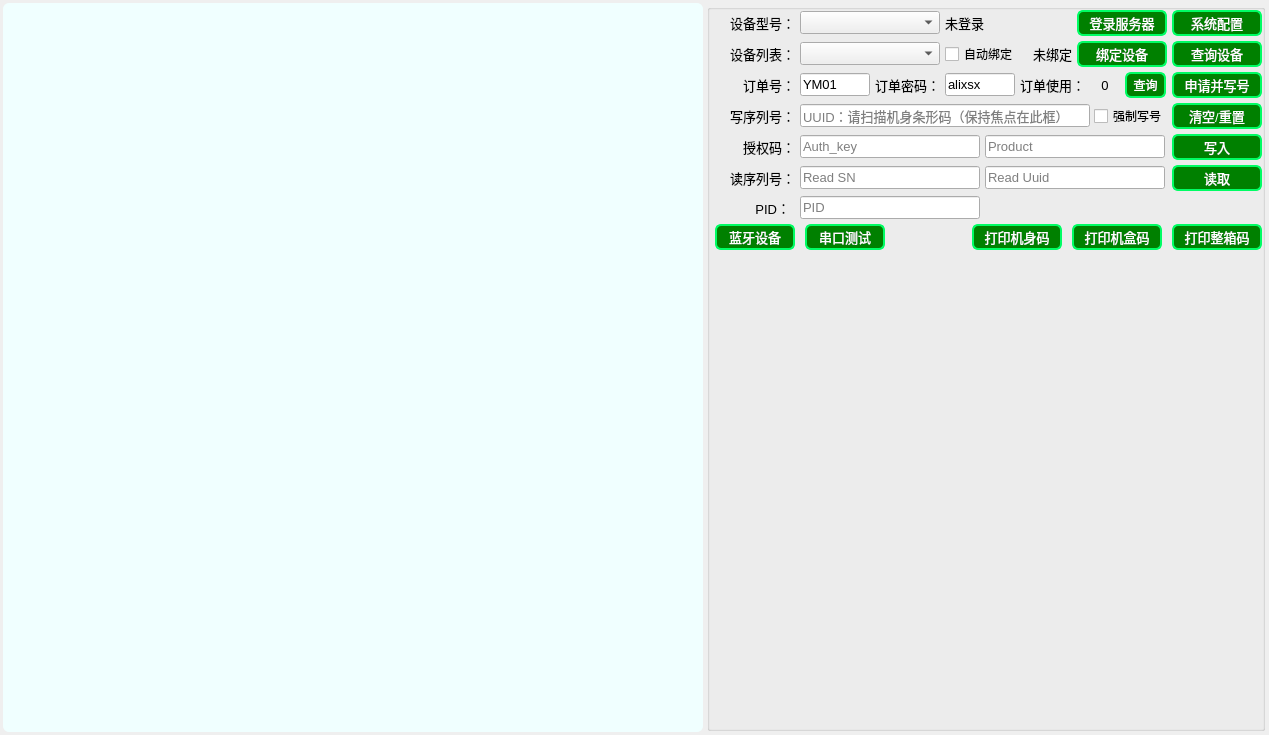
<?xml version="1.0" encoding="UTF-8"?>
<ui version="4.0">
 <class>MainWidget</class>
 <widget class="QWidget" name="MainWidget">
  <property name="geometry">
   <rect>
    <x>0</x>
    <y>0</y>
    <width>1269</width>
    <height>735</height>
   </rect>
  </property>
  <property name="font">
   <font>
    <pointsize>10</pointsize>
   </font>
  </property>
  <property name="windowTitle">
   <string>MainWidget</string>
  </property>
  <layout class="QHBoxLayout" name="horizontalLayout_4">
   <property name="spacing">
    <number>3</number>
   </property>
   <property name="leftMargin">
    <number>3</number>
   </property>
   <property name="topMargin">
    <number>3</number>
   </property>
   <property name="rightMargin">
    <number>3</number>
   </property>
   <property name="bottomMargin">
    <number>3</number>
   </property>
   <item>
    <widget class="VideoAndPtzWidget" name="widget_video" native="true">
     <property name="sizePolicy">
      <sizepolicy hsizetype="Expanding" vsizetype="Expanding">
       <horstretch>0</horstretch>
       <verstretch>0</verstretch>
      </sizepolicy>
     </property>
     <property name="minimumSize">
      <size>
       <width>200</width>
       <height>0</height>
      </size>
     </property>
     <property name="font">
      <font>
       <pointsize>10</pointsize>
      </font>
     </property>
     <property name="styleSheet">
      <string notr="true">background-color: #F0FFFF;border-radius:6px;</string>
     </property>
    </widget>
   </item>
   <item>
    <widget class="QWidget" name="widget_left" native="true">
     <property name="maximumSize">
      <size>
       <width>560</width>
       <height>16777215</height>
      </size>
     </property>
     <property name="font">
      <font>
       <pointsize>10</pointsize>
      </font>
     </property>
     <property name="styleSheet">
      <string notr="true">QPushButton{
border:2px solid rgb(0, 253, 100);border-radius:6px;background-color:green;color:white;
height:22px;
}
</string>
     </property>
     <layout class="QVBoxLayout" name="verticalLayout_3">
      <property name="spacing">
       <number>1</number>
      </property>
      <property name="leftMargin">
       <number>1</number>
      </property>
      <property name="topMargin">
       <number>1</number>
      </property>
      <property name="rightMargin">
       <number>1</number>
      </property>
      <property name="bottomMargin">
       <number>1</number>
      </property>
      <item>
       <widget class="QGroupBox" name="groupBox">
        <property name="font">
         <font>
          <pointsize>10</pointsize>
         </font>
        </property>
        <property name="title">
         <string/>
        </property>
        <layout class="QVBoxLayout" name="verticalLayout">
         <property name="spacing">
          <number>5</number>
         </property>
         <property name="leftMargin">
          <number>0</number>
         </property>
         <property name="topMargin">
          <number>0</number>
         </property>
         <property name="rightMargin">
          <number>0</number>
         </property>
         <property name="bottomMargin">
          <number>0</number>
         </property>
         <item>
          <layout class="QHBoxLayout" name="horizontalLayout_5">
           <property name="spacing">
            <number>5</number>
           </property>
           <property name="leftMargin">
            <number>5</number>
           </property>
           <item>
            <widget class="QLabel" name="label_16">
             <property name="minimumSize">
              <size>
               <width>80</width>
               <height>0</height>
              </size>
             </property>
             <property name="maximumSize">
              <size>
               <width>80</width>
               <height>16777215</height>
              </size>
             </property>
             <property name="font">
              <font>
               <pointsize>10</pointsize>
               <bold>false</bold>
              </font>
             </property>
             <property name="text">
              <string>设备型号：</string>
             </property>
             <property name="alignment">
              <set>Qt::AlignmentFlag::AlignRight|Qt::AlignmentFlag::AlignTrailing|Qt::AlignmentFlag::AlignVCenter</set>
             </property>
            </widget>
           </item>
           <item>
            <widget class="QComboBox" name="comboBox_device_type">
             <property name="minimumSize">
              <size>
               <width>140</width>
               <height>0</height>
              </size>
             </property>
             <property name="maximumSize">
              <size>
               <width>140</width>
               <height>16777215</height>
              </size>
             </property>
             <property name="font">
              <font>
               <pointsize>10</pointsize>
               <bold>false</bold>
              </font>
             </property>
            </widget>
           </item>
           <item>
            <widget class="QLabel" name="labelMqttFlag">
             <property name="font">
              <font>
               <pointsize>10</pointsize>
               <bold>false</bold>
              </font>
             </property>
             <property name="text">
              <string>未登录</string>
             </property>
            </widget>
           </item>
           <item>
            <widget class="QPushButton" name="pushButtonMqtt">
             <property name="minimumSize">
              <size>
               <width>90</width>
               <height>0</height>
              </size>
             </property>
             <property name="maximumSize">
              <size>
               <width>90</width>
               <height>16777215</height>
              </size>
             </property>
             <property name="font">
              <font>
               <pointsize>10</pointsize>
               <bold>false</bold>
              </font>
             </property>
             <property name="cursor">
              <cursorShape>PointingHandCursor</cursorShape>
             </property>
             <property name="text">
              <string>登录服务器</string>
             </property>
            </widget>
           </item>
           <item>
            <widget class="QPushButton" name="pushButtonSystemCfg">
             <property name="minimumSize">
              <size>
               <width>90</width>
               <height>0</height>
              </size>
             </property>
             <property name="maximumSize">
              <size>
               <width>90</width>
               <height>16777215</height>
              </size>
             </property>
             <property name="font">
              <font>
               <pointsize>10</pointsize>
               <bold>false</bold>
              </font>
             </property>
             <property name="cursor">
              <cursorShape>PointingHandCursor</cursorShape>
             </property>
             <property name="text">
              <string>系统配置</string>
             </property>
            </widget>
           </item>
          </layout>
         </item>
         <item>
          <layout class="QHBoxLayout" name="horizontalLayout_3">
           <property name="spacing">
            <number>5</number>
           </property>
           <property name="leftMargin">
            <number>5</number>
           </property>
           <item>
            <widget class="QLabel" name="label_3">
             <property name="minimumSize">
              <size>
               <width>80</width>
               <height>0</height>
              </size>
             </property>
             <property name="maximumSize">
              <size>
               <width>80</width>
               <height>16777215</height>
              </size>
             </property>
             <property name="font">
              <font>
               <pointsize>10</pointsize>
               <bold>false</bold>
              </font>
             </property>
             <property name="text">
              <string>设备列表：</string>
             </property>
             <property name="alignment">
              <set>Qt::AlignmentFlag::AlignRight|Qt::AlignmentFlag::AlignTrailing|Qt::AlignmentFlag::AlignVCenter</set>
             </property>
            </widget>
           </item>
           <item>
            <widget class="QComboBox" name="comboBoxDeviceList">
             <property name="enabled">
              <bool>true</bool>
             </property>
             <property name="minimumSize">
              <size>
               <width>140</width>
               <height>0</height>
              </size>
             </property>
             <property name="maximumSize">
              <size>
               <width>140</width>
               <height>16777215</height>
              </size>
             </property>
             <property name="font">
              <font>
               <pointsize>10</pointsize>
               <bold>false</bold>
              </font>
             </property>
            </widget>
           </item>
           <item>
            <widget class="QCheckBox" name="checkBoxAutoBind">
             <property name="text">
              <string>自动绑定</string>
             </property>
            </widget>
           </item>
           <item>
            <spacer name="horizontalSpacer_2">
             <property name="font">
              <font>
               <pointsize>10</pointsize>
              </font>
             </property>
             <property name="orientation">
              <enum>Qt::Orientation::Horizontal</enum>
             </property>
             <property name="sizeHint" stdset="0">
              <size>
               <width>40</width>
               <height>20</height>
              </size>
             </property>
            </spacer>
           </item>
           <item>
            <widget class="QLabel" name="labelBindFlag">
             <property name="font">
              <font>
               <pointsize>10</pointsize>
               <bold>false</bold>
              </font>
             </property>
             <property name="text">
              <string>未绑定</string>
             </property>
            </widget>
           </item>
           <item>
            <widget class="QPushButton" name="pushButtonBind">
             <property name="minimumSize">
              <size>
               <width>90</width>
               <height>0</height>
              </size>
             </property>
             <property name="maximumSize">
              <size>
               <width>90</width>
               <height>16777215</height>
              </size>
             </property>
             <property name="font">
              <font>
               <pointsize>10</pointsize>
               <bold>false</bold>
              </font>
             </property>
             <property name="cursor">
              <cursorShape>PointingHandCursor</cursorShape>
             </property>
             <property name="text">
              <string>绑定设备</string>
             </property>
            </widget>
           </item>
           <item>
            <widget class="QPushButton" name="pbtn_inquire_devices">
             <property name="minimumSize">
              <size>
               <width>90</width>
               <height>0</height>
              </size>
             </property>
             <property name="maximumSize">
              <size>
               <width>90</width>
               <height>16777215</height>
              </size>
             </property>
             <property name="font">
              <font>
               <pointsize>10</pointsize>
               <bold>false</bold>
              </font>
             </property>
             <property name="cursor">
              <cursorShape>PointingHandCursor</cursorShape>
             </property>
             <property name="text">
              <string>查询设备</string>
             </property>
            </widget>
           </item>
          </layout>
         </item>
         <item>
          <layout class="QHBoxLayout" name="horizontalLayout_9">
           <property name="spacing">
            <number>5</number>
           </property>
           <property name="leftMargin">
            <number>5</number>
           </property>
           <item>
            <widget class="QLabel" name="label_17">
             <property name="minimumSize">
              <size>
               <width>80</width>
               <height>0</height>
              </size>
             </property>
             <property name="maximumSize">
              <size>
               <width>80</width>
               <height>16777215</height>
              </size>
             </property>
             <property name="font">
              <font>
               <pointsize>10</pointsize>
               <bold>false</bold>
              </font>
             </property>
             <property name="text">
              <string>订单号：</string>
             </property>
             <property name="alignment">
              <set>Qt::AlignmentFlag::AlignRight|Qt::AlignmentFlag::AlignTrailing|Qt::AlignmentFlag::AlignVCenter</set>
             </property>
            </widget>
           </item>
           <item>
            <widget class="QLineEdit" name="lineEdit_order_no">
             <property name="minimumSize">
              <size>
               <width>70</width>
               <height>0</height>
              </size>
             </property>
             <property name="maximumSize">
              <size>
               <width>70</width>
               <height>16777215</height>
              </size>
             </property>
             <property name="font">
              <font>
               <pointsize>10</pointsize>
               <bold>false</bold>
              </font>
             </property>
             <property name="text">
              <string>YM01</string>
             </property>
            </widget>
           </item>
           <item>
            <widget class="QLabel" name="label_18">
             <property name="maximumSize">
              <size>
               <width>16777215</width>
               <height>16777215</height>
              </size>
             </property>
             <property name="font">
              <font>
               <pointsize>10</pointsize>
               <bold>false</bold>
              </font>
             </property>
             <property name="text">
              <string>订单密码：</string>
             </property>
             <property name="alignment">
              <set>Qt::AlignmentFlag::AlignRight|Qt::AlignmentFlag::AlignTrailing|Qt::AlignmentFlag::AlignVCenter</set>
             </property>
            </widget>
           </item>
           <item>
            <widget class="QLineEdit" name="lineEdit_device_type">
             <property name="minimumSize">
              <size>
               <width>70</width>
               <height>0</height>
              </size>
             </property>
             <property name="maximumSize">
              <size>
               <width>70</width>
               <height>16777215</height>
              </size>
             </property>
             <property name="font">
              <font>
               <pointsize>10</pointsize>
               <bold>false</bold>
              </font>
             </property>
             <property name="contextMenuPolicy">
              <enum>Qt::ContextMenuPolicy::ActionsContextMenu</enum>
             </property>
             <property name="text">
              <string>alixsx</string>
             </property>
             <property name="echoMode">
              <enum>QLineEdit::EchoMode::Normal</enum>
             </property>
            </widget>
           </item>
           <item>
            <widget class="QLabel" name="label_19">
             <property name="maximumSize">
              <size>
               <width>16777215</width>
               <height>16777215</height>
              </size>
             </property>
             <property name="font">
              <font>
               <pointsize>10</pointsize>
               <bold>false</bold>
              </font>
             </property>
             <property name="text">
              <string>订单使用：</string>
             </property>
             <property name="alignment">
              <set>Qt::AlignmentFlag::AlignRight|Qt::AlignmentFlag::AlignTrailing|Qt::AlignmentFlag::AlignVCenter</set>
             </property>
            </widget>
           </item>
           <item>
            <widget class="QLabel" name="labelOrderCount">
             <property name="minimumSize">
              <size>
               <width>30</width>
               <height>0</height>
              </size>
             </property>
             <property name="maximumSize">
              <size>
               <width>35</width>
               <height>16777215</height>
              </size>
             </property>
             <property name="font">
              <font>
               <pointsize>10</pointsize>
               <bold>false</bold>
              </font>
             </property>
             <property name="text">
              <string>0</string>
             </property>
             <property name="alignment">
              <set>Qt::AlignmentFlag::AlignCenter</set>
             </property>
            </widget>
           </item>
           <item>
            <widget class="QPushButton" name="pushButton">
             <property name="minimumSize">
              <size>
               <width>41</width>
               <height>0</height>
              </size>
             </property>
             <property name="maximumSize">
              <size>
               <width>40</width>
               <height>16777215</height>
              </size>
             </property>
             <property name="text">
              <string>查询</string>
             </property>
            </widget>
           </item>
           <item>
            <spacer name="horizontalSpacer">
             <property name="font">
              <font>
               <pointsize>10</pointsize>
              </font>
             </property>
             <property name="orientation">
              <enum>Qt::Orientation::Horizontal</enum>
             </property>
             <property name="sizeHint" stdset="0">
              <size>
               <width>40</width>
               <height>20</height>
              </size>
             </property>
            </spacer>
           </item>
           <item>
            <widget class="QPushButton" name="pbtn_login_order">
             <property name="minimumSize">
              <size>
               <width>90</width>
               <height>0</height>
              </size>
             </property>
             <property name="maximumSize">
              <size>
               <width>90</width>
               <height>16777215</height>
              </size>
             </property>
             <property name="font">
              <font>
               <pointsize>10</pointsize>
               <bold>false</bold>
              </font>
             </property>
             <property name="cursor">
              <cursorShape>PointingHandCursor</cursorShape>
             </property>
             <property name="text">
              <string>申请并写号</string>
             </property>
            </widget>
           </item>
          </layout>
         </item>
         <item>
          <layout class="QHBoxLayout" name="horizontalLayout">
           <property name="spacing">
            <number>5</number>
           </property>
           <property name="leftMargin">
            <number>5</number>
           </property>
           <item>
            <widget class="QLabel" name="label">
             <property name="minimumSize">
              <size>
               <width>80</width>
               <height>0</height>
              </size>
             </property>
             <property name="maximumSize">
              <size>
               <width>80</width>
               <height>16777215</height>
              </size>
             </property>
             <property name="font">
              <font>
               <pointsize>10</pointsize>
               <bold>false</bold>
              </font>
             </property>
             <property name="text">
              <string>写序列号：</string>
             </property>
             <property name="alignment">
              <set>Qt::AlignmentFlag::AlignRight|Qt::AlignmentFlag::AlignTrailing|Qt::AlignmentFlag::AlignVCenter</set>
             </property>
            </widget>
           </item>
           <item>
            <widget class="QLineEdit" name="lineEditDeviceUuid">
             <property name="minimumSize">
              <size>
               <width>290</width>
               <height>0</height>
              </size>
             </property>
             <property name="maximumSize">
              <size>
               <width>290</width>
               <height>16777215</height>
              </size>
             </property>
             <property name="font">
              <font>
               <pointsize>10</pointsize>
               <bold>false</bold>
              </font>
             </property>
             <property name="text">
              <string/>
             </property>
             <property name="frame">
              <bool>true</bool>
             </property>
             <property name="placeholderText">
              <string>UUID：请扫描机身条形码（保持焦点在此框）</string>
             </property>
            </widget>
           </item>
           <item>
            <widget class="QCheckBox" name="checkBoxForceWrite">
             <property name="text">
              <string>强制写号</string>
             </property>
            </widget>
           </item>
           <item>
            <spacer name="horizontalSpacer_4">
             <property name="font">
              <font>
               <pointsize>10</pointsize>
              </font>
             </property>
             <property name="orientation">
              <enum>Qt::Orientation::Horizontal</enum>
             </property>
             <property name="sizeHint" stdset="0">
              <size>
               <width>40</width>
               <height>20</height>
              </size>
             </property>
            </spacer>
           </item>
           <item>
            <widget class="QPushButton" name="pushButtonClear">
             <property name="minimumSize">
              <size>
               <width>90</width>
               <height>0</height>
              </size>
             </property>
             <property name="maximumSize">
              <size>
               <width>90</width>
               <height>16777215</height>
              </size>
             </property>
             <property name="font">
              <font>
               <pointsize>10</pointsize>
               <bold>false</bold>
              </font>
             </property>
             <property name="cursor">
              <cursorShape>PointingHandCursor</cursorShape>
             </property>
             <property name="text">
              <string>清空/重置</string>
             </property>
            </widget>
           </item>
          </layout>
         </item>
         <item>
          <layout class="QHBoxLayout" name="horizontalLayout_2">
           <property name="spacing">
            <number>5</number>
           </property>
           <property name="leftMargin">
            <number>5</number>
           </property>
           <item>
            <widget class="QLabel" name="label_2">
             <property name="minimumSize">
              <size>
               <width>80</width>
               <height>0</height>
              </size>
             </property>
             <property name="maximumSize">
              <size>
               <width>80</width>
               <height>16777215</height>
              </size>
             </property>
             <property name="font">
              <font>
               <pointsize>10</pointsize>
               <bold>false</bold>
              </font>
             </property>
             <property name="text">
              <string>授权码：</string>
             </property>
             <property name="alignment">
              <set>Qt::AlignmentFlag::AlignRight|Qt::AlignmentFlag::AlignTrailing|Qt::AlignmentFlag::AlignVCenter</set>
             </property>
            </widget>
           </item>
           <item>
            <widget class="QLineEdit" name="lineEditDeviceKey">
             <property name="minimumSize">
              <size>
               <width>180</width>
               <height>0</height>
              </size>
             </property>
             <property name="maximumSize">
              <size>
               <width>140</width>
               <height>16777215</height>
              </size>
             </property>
             <property name="font">
              <font>
               <pointsize>10</pointsize>
               <bold>false</bold>
              </font>
             </property>
             <property name="text">
              <string/>
             </property>
             <property name="frame">
              <bool>true</bool>
             </property>
             <property name="readOnly">
              <bool>false</bool>
             </property>
             <property name="placeholderText">
              <string>Auth_key</string>
             </property>
            </widget>
           </item>
           <item>
            <widget class="QLineEdit" name="lineEditProduct">
             <property name="minimumSize">
              <size>
               <width>180</width>
               <height>0</height>
              </size>
             </property>
             <property name="maximumSize">
              <size>
               <width>160</width>
               <height>16777215</height>
              </size>
             </property>
             <property name="font">
              <font>
               <pointsize>10</pointsize>
               <bold>false</bold>
              </font>
             </property>
             <property name="text">
              <string/>
             </property>
             <property name="frame">
              <bool>true</bool>
             </property>
             <property name="readOnly">
              <bool>false</bool>
             </property>
             <property name="placeholderText">
              <string>Product</string>
             </property>
            </widget>
           </item>
           <item>
            <spacer name="horizontalSpacer_5">
             <property name="font">
              <font>
               <pointsize>10</pointsize>
              </font>
             </property>
             <property name="orientation">
              <enum>Qt::Orientation::Horizontal</enum>
             </property>
             <property name="sizeHint" stdset="0">
              <size>
               <width>40</width>
               <height>20</height>
              </size>
             </property>
            </spacer>
           </item>
           <item>
            <widget class="QPushButton" name="pushButtonWriteSN">
             <property name="minimumSize">
              <size>
               <width>90</width>
               <height>0</height>
              </size>
             </property>
             <property name="maximumSize">
              <size>
               <width>90</width>
               <height>16777215</height>
              </size>
             </property>
             <property name="font">
              <font>
               <pointsize>10</pointsize>
               <bold>false</bold>
              </font>
             </property>
             <property name="cursor">
              <cursorShape>PointingHandCursor</cursorShape>
             </property>
             <property name="text">
              <string>写入</string>
             </property>
            </widget>
           </item>
          </layout>
         </item>
         <item>
          <layout class="QHBoxLayout" name="horizontalLayout_7">
           <property name="spacing">
            <number>5</number>
           </property>
           <property name="leftMargin">
            <number>5</number>
           </property>
           <item>
            <widget class="QLabel" name="label_4">
             <property name="minimumSize">
              <size>
               <width>80</width>
               <height>0</height>
              </size>
             </property>
             <property name="maximumSize">
              <size>
               <width>16777215</width>
               <height>16777215</height>
              </size>
             </property>
             <property name="font">
              <font>
               <pointsize>10</pointsize>
               <bold>false</bold>
              </font>
             </property>
             <property name="layoutDirection">
              <enum>Qt::LayoutDirection::LeftToRight</enum>
             </property>
             <property name="midLineWidth">
              <number>-1</number>
             </property>
             <property name="text">
              <string>读序列号：</string>
             </property>
             <property name="alignment">
              <set>Qt::AlignmentFlag::AlignRight|Qt::AlignmentFlag::AlignTrailing|Qt::AlignmentFlag::AlignVCenter</set>
             </property>
            </widget>
           </item>
           <item>
            <widget class="QLineEdit" name="lineEditDeviceSN">
             <property name="minimumSize">
              <size>
               <width>180</width>
               <height>0</height>
              </size>
             </property>
             <property name="maximumSize">
              <size>
               <width>160</width>
               <height>16777215</height>
              </size>
             </property>
             <property name="font">
              <font>
               <pointsize>10</pointsize>
               <bold>false</bold>
              </font>
             </property>
             <property name="text">
              <string/>
             </property>
             <property name="frame">
              <bool>true</bool>
             </property>
             <property name="readOnly">
              <bool>false</bool>
             </property>
             <property name="placeholderText">
              <string>Read SN</string>
             </property>
            </widget>
           </item>
           <item>
            <widget class="QLineEdit" name="lineEditEchoUuid">
             <property name="minimumSize">
              <size>
               <width>180</width>
               <height>0</height>
              </size>
             </property>
             <property name="maximumSize">
              <size>
               <width>140</width>
               <height>16777215</height>
              </size>
             </property>
             <property name="font">
              <font>
               <pointsize>10</pointsize>
               <bold>false</bold>
              </font>
             </property>
             <property name="text">
              <string/>
             </property>
             <property name="frame">
              <bool>true</bool>
             </property>
             <property name="readOnly">
              <bool>false</bool>
             </property>
             <property name="placeholderText">
              <string>Read Uuid</string>
             </property>
            </widget>
           </item>
           <item>
            <spacer name="horizontalSpacer_7">
             <property name="font">
              <font>
               <pointsize>10</pointsize>
              </font>
             </property>
             <property name="orientation">
              <enum>Qt::Orientation::Horizontal</enum>
             </property>
             <property name="sizeHint" stdset="0">
              <size>
               <width>40</width>
               <height>20</height>
              </size>
             </property>
            </spacer>
           </item>
           <item>
            <widget class="QPushButton" name="pushButtonReadSN">
             <property name="minimumSize">
              <size>
               <width>90</width>
               <height>0</height>
              </size>
             </property>
             <property name="maximumSize">
              <size>
               <width>90</width>
               <height>16777215</height>
              </size>
             </property>
             <property name="font">
              <font>
               <pointsize>10</pointsize>
               <bold>false</bold>
              </font>
             </property>
             <property name="cursor">
              <cursorShape>PointingHandCursor</cursorShape>
             </property>
             <property name="text">
              <string>读取</string>
             </property>
            </widget>
           </item>
          </layout>
         </item>
         <item>
          <layout class="QHBoxLayout" name="horizontalLayout_8">
           <property name="spacing">
            <number>10</number>
           </property>
           <item>
            <widget class="QLabel" name="label_5">
             <property name="minimumSize">
              <size>
               <width>80</width>
               <height>0</height>
              </size>
             </property>
             <property name="maximumSize">
              <size>
               <width>16777215</width>
               <height>16777215</height>
              </size>
             </property>
             <property name="font">
              <font>
               <pointsize>10</pointsize>
               <bold>false</bold>
              </font>
             </property>
             <property name="layoutDirection">
              <enum>Qt::LayoutDirection::LeftToRight</enum>
             </property>
             <property name="midLineWidth">
              <number>-1</number>
             </property>
             <property name="text">
              <string>PID：</string>
             </property>
             <property name="alignment">
              <set>Qt::AlignmentFlag::AlignRight|Qt::AlignmentFlag::AlignTrailing|Qt::AlignmentFlag::AlignVCenter</set>
             </property>
            </widget>
           </item>
           <item>
            <widget class="QLineEdit" name="lineEditDevicePid">
             <property name="minimumSize">
              <size>
               <width>180</width>
               <height>0</height>
              </size>
             </property>
             <property name="maximumSize">
              <size>
               <width>160</width>
               <height>16777215</height>
              </size>
             </property>
             <property name="font">
              <font>
               <pointsize>10</pointsize>
               <bold>false</bold>
              </font>
             </property>
             <property name="text">
              <string/>
             </property>
             <property name="frame">
              <bool>true</bool>
             </property>
             <property name="readOnly">
              <bool>false</bool>
             </property>
             <property name="placeholderText">
              <string>PID</string>
             </property>
            </widget>
           </item>
           <item>
            <spacer name="horizontalSpacer_3">
             <property name="font">
              <font>
               <pointsize>10</pointsize>
              </font>
             </property>
             <property name="orientation">
              <enum>Qt::Orientation::Horizontal</enum>
             </property>
             <property name="sizeHint" stdset="0">
              <size>
               <width>40</width>
               <height>20</height>
              </size>
             </property>
            </spacer>
           </item>
          </layout>
         </item>
         <item>
          <layout class="QHBoxLayout" name="horizontalLayout_6">
           <property name="spacing">
            <number>10</number>
           </property>
           <property name="leftMargin">
            <number>5</number>
           </property>
           <property name="rightMargin">
            <number>0</number>
           </property>
           <item>
            <widget class="QPushButton" name="pbtn_bluetooth_scan">
             <property name="minimumSize">
              <size>
               <width>80</width>
               <height>0</height>
              </size>
             </property>
             <property name="maximumSize">
              <size>
               <width>80</width>
               <height>16777215</height>
              </size>
             </property>
             <property name="font">
              <font>
               <pointsize>10</pointsize>
               <bold>false</bold>
              </font>
             </property>
             <property name="cursor">
              <cursorShape>PointingHandCursor</cursorShape>
             </property>
             <property name="text">
              <string>蓝牙设备</string>
             </property>
            </widget>
           </item>
           <item>
            <widget class="QPushButton" name="pbtn_serialsetting">
             <property name="minimumSize">
              <size>
               <width>80</width>
               <height>0</height>
              </size>
             </property>
             <property name="maximumSize">
              <size>
               <width>80</width>
               <height>16777215</height>
              </size>
             </property>
             <property name="font">
              <font>
               <pointsize>10</pointsize>
               <bold>false</bold>
              </font>
             </property>
             <property name="cursor">
              <cursorShape>PointingHandCursor</cursorShape>
             </property>
             <property name="text">
              <string>串口测试</string>
             </property>
            </widget>
           </item>
           <item>
            <spacer name="horizontalSpacer_6">
             <property name="font">
              <font>
               <pointsize>10</pointsize>
              </font>
             </property>
             <property name="orientation">
              <enum>Qt::Orientation::Horizontal</enum>
             </property>
             <property name="sizeHint" stdset="0">
              <size>
               <width>40</width>
               <height>20</height>
              </size>
             </property>
            </spacer>
           </item>
           <item>
            <widget class="QPushButton" name="pbtn_print_dev_label">
             <property name="minimumSize">
              <size>
               <width>90</width>
               <height>0</height>
              </size>
             </property>
             <property name="maximumSize">
              <size>
               <width>90</width>
               <height>16777215</height>
              </size>
             </property>
             <property name="font">
              <font>
               <pointsize>10</pointsize>
               <bold>false</bold>
              </font>
             </property>
             <property name="cursor">
              <cursorShape>PointingHandCursor</cursorShape>
             </property>
             <property name="text">
              <string>打印机身码</string>
             </property>
            </widget>
           </item>
           <item>
            <widget class="QPushButton" name="pbtn_print_box_label">
             <property name="minimumSize">
              <size>
               <width>90</width>
               <height>0</height>
              </size>
             </property>
             <property name="maximumSize">
              <size>
               <width>90</width>
               <height>16777215</height>
              </size>
             </property>
             <property name="font">
              <font>
               <pointsize>10</pointsize>
               <bold>false</bold>
              </font>
             </property>
             <property name="cursor">
              <cursorShape>PointingHandCursor</cursorShape>
             </property>
             <property name="text">
              <string>打印机盒码</string>
             </property>
            </widget>
           </item>
           <item>
            <widget class="QPushButton" name="pbtn_print_pack_label">
             <property name="minimumSize">
              <size>
               <width>90</width>
               <height>0</height>
              </size>
             </property>
             <property name="maximumSize">
              <size>
               <width>90</width>
               <height>16777215</height>
              </size>
             </property>
             <property name="font">
              <font>
               <pointsize>10</pointsize>
               <bold>false</bold>
              </font>
             </property>
             <property name="cursor">
              <cursorShape>PointingHandCursor</cursorShape>
             </property>
             <property name="text">
              <string>打印整箱码</string>
             </property>
            </widget>
           </item>
          </layout>
         </item>
         <item>
          <widget class="BatchTestWidget" name="widget_batch_test" native="true">
           <property name="sizePolicy">
            <sizepolicy hsizetype="Preferred" vsizetype="Expanding">
             <horstretch>0</horstretch>
             <verstretch>0</verstretch>
            </sizepolicy>
           </property>
           <property name="maximumSize">
            <size>
             <width>16777215</width>
             <height>16777215</height>
            </size>
           </property>
          </widget>
         </item>
        </layout>
       </widget>
      </item>
     </layout>
    </widget>
   </item>
  </layout>
 </widget>
 <customwidgets>
  <customwidget>
   <class>BatchTestWidget</class>
   <extends>QWidget</extends>
   <header>BatchTestWidget.h</header>
   <container>1</container>
  </customwidget>
  <customwidget>
   <class>VideoAndPtzWidget</class>
   <extends>QWidget</extends>
   <header>VideoAndPtzWidget.h</header>
   <container>1</container>
  </customwidget>
 </customwidgets>
 <tabstops>
  <tabstop>lineEditDeviceUuid</tabstop>
  <tabstop>comboBox_device_type</tabstop>
  <tabstop>comboBoxDeviceList</tabstop>
  <tabstop>lineEdit_order_no</tabstop>
  <tabstop>lineEdit_device_type</tabstop>
  <tabstop>lineEditDeviceKey</tabstop>
  <tabstop>pushButtonMqtt</tabstop>
  <tabstop>pushButtonSystemCfg</tabstop>
  <tabstop>pushButtonBind</tabstop>
  <tabstop>pbtn_inquire_devices</tabstop>
  <tabstop>pbtn_login_order</tabstop>
  <tabstop>pushButtonClear</tabstop>
  <tabstop>pushButtonReadSN</tabstop>
  <tabstop>pbtn_print_dev_label</tabstop>
  <tabstop>pbtn_print_box_label</tabstop>
  <tabstop>pbtn_print_pack_label</tabstop>
 </tabstops>
 <resources/>
 <connections/>
</ui>
